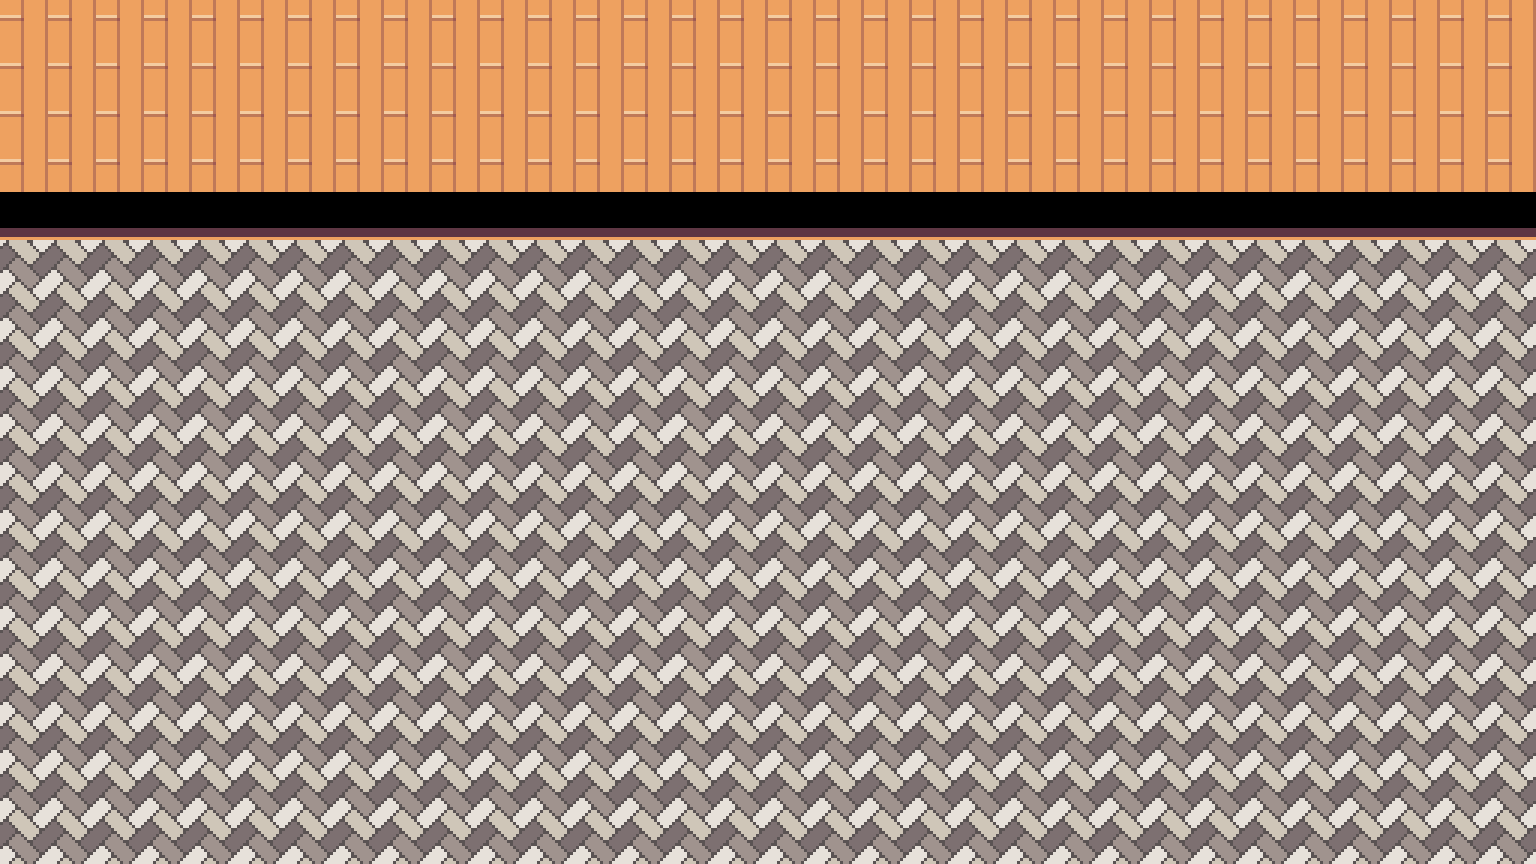

Rendered tile map (Tiled .tmx) drawn with the repository's tilesets; below, a short description and the full map source, tile grids included:
An orthogonal 32x18 tile map with 48x48 px tiles, 2 tile layers (background, Graphics) and 1 object.

<map version="1.9" tiledversion="1.9.2" orientation="orthogonal" renderorder="right-down" width="32" height="18" tilewidth="48" tileheight="48" infinite="0" nextlayerid="5" nextobjectid="2">
 <tileset firstgid="1" source="Maps/indoors.tsx" />
 <layer id="2" name="background" width="32" height="18">
  <data encoding="csv">
388,388,388,388,388,388,388,388,388,388,388,388,388,388,388,388,388,388,388,388,388,388,388,388,388,388,388,388,388,388,388,388,
388,388,388,388,388,388,388,388,388,388,388,388,388,388,388,388,388,388,388,388,388,388,388,388,388,388,388,388,388,388,388,388,
388,388,388,388,388,388,388,388,388,388,388,388,388,388,388,388,388,388,388,388,388,388,388,388,388,388,388,388,388,388,388,388,
388,388,388,388,388,388,388,388,388,388,388,388,388,388,388,388,388,388,388,388,388,388,388,388,388,388,388,388,388,388,388,388,
0,0,0,0,0,0,0,0,0,0,0,0,0,0,0,0,0,0,0,0,0,0,0,0,0,0,0,0,0,0,0,0,
344,344,344,344,344,344,344,344,344,344,344,344,344,344,344,344,344,344,344,344,344,344,344,344,344,344,344,344,344,344,344,344,
344,344,344,344,344,344,344,344,344,344,344,344,344,344,344,344,344,344,344,344,344,344,344,344,344,344,344,344,344,344,344,344,
344,344,344,344,344,344,344,344,344,344,344,344,344,344,344,344,344,344,344,344,344,344,344,344,344,344,344,344,344,344,344,344,
344,344,344,344,344,344,344,344,344,344,344,344,344,344,344,344,344,344,344,344,344,344,344,344,344,344,344,344,344,344,344,344,
344,344,344,344,344,344,344,344,344,344,344,344,344,344,344,344,344,344,344,344,344,344,344,344,344,344,344,344,344,344,344,344,
344,344,344,344,344,344,344,344,344,344,344,344,344,344,344,344,344,344,344,344,344,344,344,344,344,344,344,344,344,344,344,344,
344,344,344,344,344,344,344,344,344,344,344,344,344,344,344,344,344,344,344,344,344,344,344,344,344,344,344,344,344,344,344,344,
344,344,344,344,344,344,344,344,344,344,344,344,344,344,344,344,344,344,344,344,344,344,344,344,344,344,344,344,344,344,344,344,
344,344,344,344,344,344,344,344,344,344,344,344,344,344,344,344,344,344,344,344,344,344,344,344,344,344,344,344,344,344,344,344,
344,344,344,344,344,344,344,344,344,344,344,344,344,344,344,344,344,344,344,344,344,344,344,344,344,344,344,344,344,344,344,344,
344,344,344,344,344,344,344,344,344,344,344,344,344,344,344,344,344,344,344,344,344,344,344,344,344,344,344,344,344,344,344,344,
344,344,344,344,344,344,344,344,344,344,344,344,344,344,344,344,344,344,344,344,344,344,344,344,344,344,344,344,344,344,344,344,
344,344,344,344,344,344,344,344,344,344,344,344,344,344,344,344,344,344,344,344,344,344,344,344,344,344,344,344,344,344,344,344
</data>
 </layer>
 <objectgroup id="3" name="counter">
  <object id="1" x="0" y="192" width="1536" height="48" />
 </objectgroup>
 <layer id="4" name="Graphics" width="32" height="18">
  <data encoding="csv">
0,0,0,0,0,0,0,0,0,0,0,0,0,0,0,0,0,0,0,0,0,0,0,0,0,0,0,0,0,0,0,0,
0,0,0,0,0,0,0,0,0,0,0,0,0,0,0,0,0,0,0,0,0,0,0,0,0,0,0,0,0,0,0,0,
0,0,0,0,0,0,0,0,0,0,0,0,0,0,0,0,0,0,0,0,0,0,0,0,0,0,0,0,0,0,0,0,
0,0,0,0,0,0,0,0,0,0,0,0,0,0,0,0,0,0,0,0,0,0,0,0,0,0,0,0,0,0,0,0,
531,531,531,531,531,531,531,531,531,531,531,531,531,531,531,531,531,531,531,531,531,531,531,531,531,531,531,531,531,531,531,531,
0,0,0,0,0,0,0,0,0,0,0,0,0,0,0,0,0,0,0,0,0,0,0,0,0,0,0,0,0,0,0,0,
0,0,0,0,0,0,0,0,0,0,0,0,0,0,0,0,0,0,0,0,0,0,0,0,0,0,0,0,0,0,0,0,
0,0,0,0,0,0,0,0,0,0,0,0,0,0,0,0,0,0,0,0,0,0,0,0,0,0,0,0,0,0,0,0,
0,0,0,0,0,0,0,0,0,0,0,0,0,0,0,0,0,0,0,0,0,0,0,0,0,0,0,0,0,0,0,0,
0,0,0,0,0,0,0,0,0,0,0,0,0,0,0,0,0,0,0,0,0,0,0,0,0,0,0,0,0,0,0,0,
0,0,0,0,0,0,0,0,0,0,0,0,0,0,0,0,0,0,0,0,0,0,0,0,0,0,0,0,0,0,0,0,
0,0,0,0,0,0,0,0,0,0,0,0,0,0,0,0,0,0,0,0,0,0,0,0,0,0,0,0,0,0,0,0,
0,0,0,0,0,0,0,0,0,0,0,0,0,0,0,0,0,0,0,0,0,0,0,0,0,0,0,0,0,0,0,0,
0,0,0,0,0,0,0,0,0,0,0,0,0,0,0,0,0,0,0,0,0,0,0,0,0,0,0,0,0,0,0,0,
0,0,0,0,0,0,0,0,0,0,0,0,0,0,0,0,0,0,0,0,0,0,0,0,0,0,0,0,0,0,0,0,
0,0,0,0,0,0,0,0,0,0,0,0,0,0,0,0,0,0,0,0,0,0,0,0,0,0,0,0,0,0,0,0,
0,0,0,0,0,0,0,0,0,0,0,0,0,0,0,0,0,0,0,0,0,0,0,0,0,0,0,0,0,0,0,0,
0,0,0,0,0,0,0,0,0,0,0,0,0,0,0,0,0,0,0,0,0,0,0,0,0,0,0,0,0,0,0,0
</data>
 </layer>
</map>
